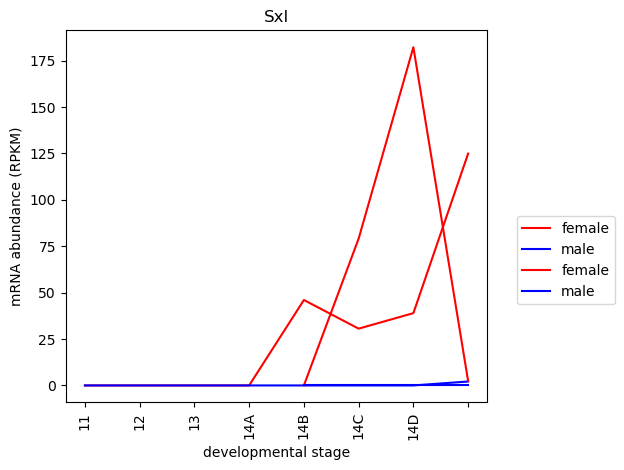

Generate this figure with Python:
#!/usr/bin/env python3
import sys 
import pandas as pd
import os 
import matplotlib.pyplot as plt 
#import numpy as np

#Usage: ./replicates.py <t_name> <samples.csv> <ctab_dir>
#./replicates.py FBtr0331261 ~/qbb2018/samples.csv ~/data/results/stringtie/
#./replicates.py FBtr0331261 ~/qbb2018/samples.csv ~/data/results/stringtie/ ~/qbb2018/replicates.csv
# Create a timecourse of a given transcript (FBtr0331261) for transcripts



def timecourse1(sex):
    df = pd.read_csv(sys.argv[2])
    soi = df.loc[:, "sex"] == sex
    #print(soi) to check if working
    df = df.loc[soi,:]
    fpkms = []
    stages = []
    for index, sample, sex, stage in df.itertuples():
        filename = os.path.join(sys.argv[3], sample, "t_data.ctab")
        ctab_df = pd.read_table(filename, index_col="t_name")
    
    
        fpkms.append(ctab_df.loc[sys.argv[1], "FPKM"])
        stages.append(stage)
    return fpkms, stages


def timecourse2(sex):
    df = pd.read_csv(sys.argv[4])
    soi = df.loc[:, "sex"] == sex
    #print(soi) to check if working
    df = df.loc[soi,:]
    fpkms = []
    stages2 = []
    for index, sample, sex, stage in df.itertuples():
        filename = os.path.join(sys.argv[3], sample, "t_data.ctab")
        ctab_df = pd.read_table(filename, index_col="t_name")
    
    
        fpkms.append(ctab_df.loc[sys.argv[1], "FPKM"])
        stages2.append(stage)
    return fpkms, stages2

fpkms, stages= timecourse1('female')
fpkms_m, stages= timecourse1('male')

fpkms_r, stages2= timecourse2('female')
fpkms_m_r, stages2= timecourse2('male')

fig, ax = plt.subplots()
ax.plot(fpkms, "r", label= "female")
ax.plot(fpkms_m, "b", label= "male")
ax.plot([4, 5, 6, 7], fpkms_r, "r", label= "female")
ax.plot([4, 5, 6, 7], fpkms_m_r, "b", label= "male")
ax.set_title("Sxl")
ax.set_xlabel("developmental stage")
ax.set_ylabel("mRNA abundance (RPKM)")
ax.set_xticklabels(stages, rotation=90)
plt.legend(bbox_to_anchor =(1.07, 0.5), loc=2, borderaxespad=0)
plt.tight_layout()
fig.savefig("replicates.png", bbox_inches='tight')
plt.close(fig)
